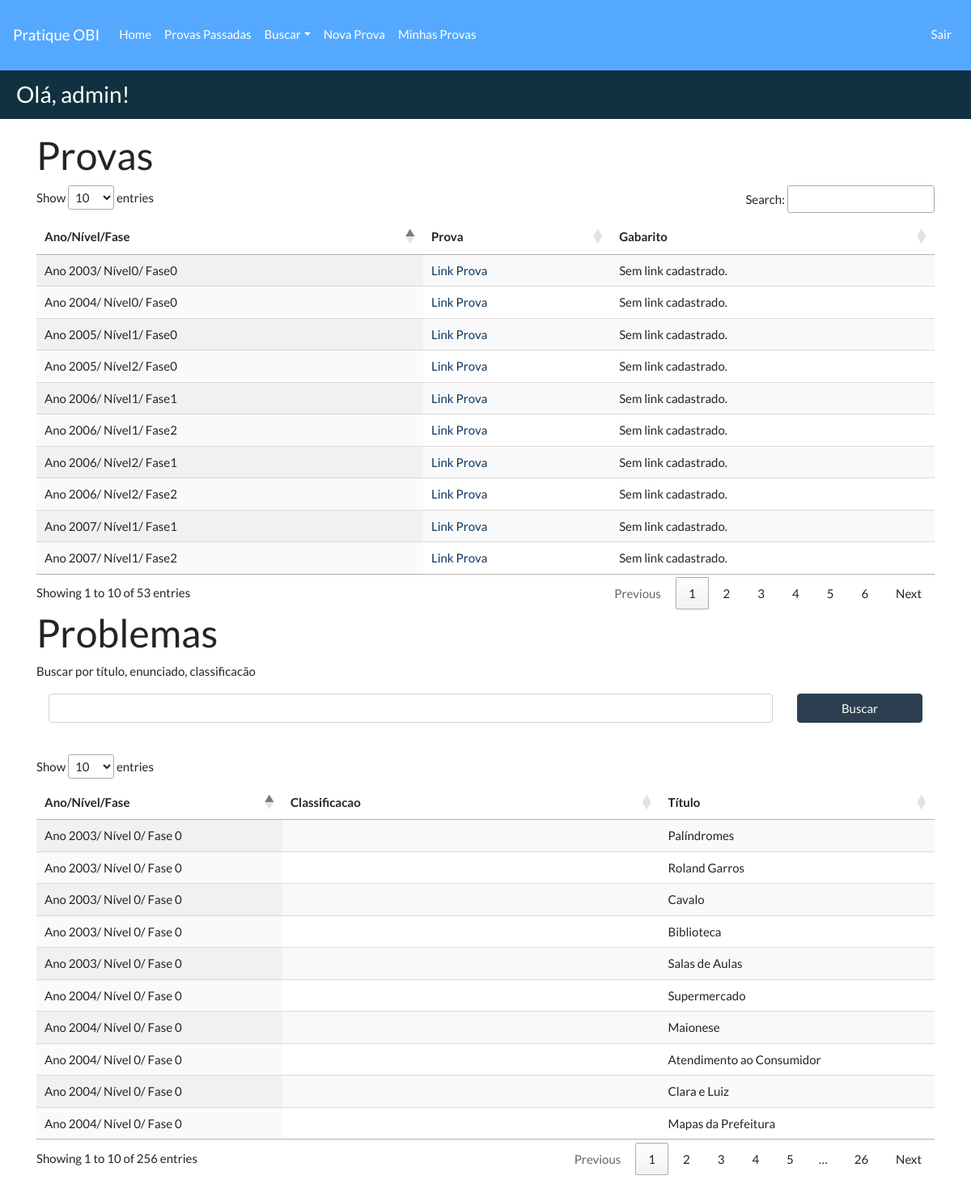
/provas/buscaprovas/ (signed in), run on the app's committed database.
### provasobi/models.py (models this page shows, shortened)
class Prova(models.Model):
    codprova = models.AutoField(db_column='codProva', primary_key=True)  # Field name made lowercase.
    anoprova = models.IntegerField(db_column='anoProva', blank=True, null=True)  # Field name made lowercase.
    nivelprova = models.IntegerField(db_column='nivelProva', blank=True, null=True)  # Field name made lowercase.
    faseprova = models.IntegerField(db_column='faseProva', blank=True, null=True)  # Field name made lowercase.
    urlprova = models.URLField(db_column='urlProva', unique=True, null=True, blank=True,
                               default='https://olimpiada.ic.unicamp.br/passadas/')
    urlgabarito = models.URLField(db_column='urlGabarito', unique=True, null=True, blank=True)
    class Meta:
        unique_together = ['anoprova', 'faseprova', 'nivelprova']
        managed = True
        db_table = 'prova'
        ordering = ['anoprova']

class Problema(models.Model):
    codproblema = models.AutoField(db_column='codProblema', primary_key=True)
    numeroproblema = models.PositiveIntegerField(db_column='numeroProblema',
                                                 validators=[MinValueValidator(1)])
    tituloproblema = models.TextField(db_column='tituloProblema', blank=True, null=True)
    enunciadoproblema = models.TextField(db_column='enunciadoProblema', blank=True, null=True)
    regrasproblema = models.TextField(db_column='regrasProblema', blank=True, null=True)
    imgproblema = models.TextField(db_column='imgProblema', blank=True, null=True, default='')
    codprova = models.ForeignKey('Prova', models.CASCADE, db_column='codProva', blank=True, null=True)
    classificacao = models.ManyToManyField('Classificacao', blank=True)
    def recorte(self, filename):
        return 'problema/' + str(self.codprova.codprova) + '.' + filename.split('.')[-1]
    image = models.ImageField('Recorte', upload_to=recorte, blank=True, null=True)
    class Meta:
        managed = True
        db_table = 'problema'
        unique_together = ['codprova', 'tituloproblema']

### provasobi/views.py (the view)
# urls.py: path('buscaprovas/', busca, name='url_busca'),
def busca(request):
    error = False
    provas = Prova.objects.all()
    q = request.GET.get('q', '')
    problemas = Problema.objects.all()
    if q:
        problemas = watson.filter(problemas, q)
    return render(request, 'busca/busca_form.html', {'provas': provas,
                                                     'error': error,
                                                     'problemas': problemas})

### templates/busca/busca_form.html (shortened to what this page needs)
{% extends 'base.html' %}
{% load static %}
{% block container %}
    <h1>Provas</h1>
    <table id="tableprovas" class="display">
        <thead>
        <tr>
            <th>Ano/Nível/Fase</th>
            <th>Prova</th>
            <th>Gabarito</th>
        </tr>
        </thead>
        <tbody>
        {% for prova in provas %}
            <tr>
                <td> Ano {{ prova.anoprova }}/ Nível{{ prova.nivelprova }}/ Fase{{ prova.faseprova }}</td>
                <td><a href="{{ prova.urlprova }}">Link Prova</a></td>
                {% if prova.urlgabarito %}
                    <td><a href="{{ prova.urlgabarito }}">Link Gabarito</a></td>
                {% else %}
                    <td>Sem link cadastrado.</td>
                {% endif %}
            </tr>
        {% endfor %}
        </tbody>
    </table>
    <h1>Problemas</h1>
    <p>Buscar por título, enunciado, classificacão</p>
    <form action="" method="GET">
        <div class="form-group">
            <div class="row">
                <div class="col-10">
                    <input type="text" class="form-control" name="q"/><br/>
                </div>
                <div class="col-2">
                    <button type="submit" class="btn btn-primary btn-block">Buscar</button>
                </div>
            </div>
        </div>
    </form>
    <table id="tableproblemas" class="display">
        <thead>
        <tr>
            <th>Ano/Nível/Fase</th>
            <th>Classificacao</th>
            <th>Título</th>
        </tr>
        </thead>
        <tbody>
        {% for problema in problemas %}
            <tr>
                <td> Ano {{ problema.codprova.anoprova }}/ Nível {{ problema.codprova.nivelprova }}/
                    Fase {{ problema.codprova.faseprova }}</td>
                <td>{% for class in problema.classificacao.all %}{{ class.tituloclassificacao }} {% endfor %}</td>
                <td>{{ problema.tituloproblema }}</td>
            </tr>
        {% endfor %}
        </tbody>
    </table>
{% endblock %}

### templates/base.html (shortened to what this page needs)
<!DOCTYPE html>
{% load static %}
<html lang="en">
<head>
    <link href="{% static 'css/bootstrap.css' %}" rel="stylesheet">
    <link href="{% static 'css/bootstrap.min.css' %}" rel="stylesheet">
    <link href="{% static 'css/style.css' %}" rel="stylesheet">
    <link rel="stylesheet" type="text/css" href="https://cdn.datatables.net/1.10.19/css/jquery.dataTables.css">
</head>
<body style="background-color: ">
<div id="wrapper" class="animate">
    <nav class="navbar header-top fixed-top navbar-expand-lg  navbar-light" style="background-color: #54a9ff;">
        <a class="navbar-brand" href="{% url 'home' %}"> Pratique OBI</a>
        <div class="collapse navbar-collapse" id="navbarText">
            <ul class="navbar-nav animate side-nav">
                <li class="nav-item">
                    <a class="nav-link" href="{% url 'home' %}">Home
                    </a>
                </li>
                <li>
                    <a class="nav-link" href="{% url 'provas_obi:url_provas' %}">Provas Passadas</a>
                </li>
                <li class="nav-item dropdown">
                    <a class="nav-link dropdown-toggle" href="#" id="navdrop" role="button" data-toggle="dropdown"
                       data-hover="dropdown">Buscar</a>
                </li>
                {% if user.is_authenticated %}
                    <li class="nav-item">
                        <a class="nav-link" href="{% url 'usuarios_obi:provaperson' %}">Nova Prova</a>
                    </li>
                    <li class="nav-item">
                        <a class="nav-link" href="{% url 'usuarios_obi:provasperson' %}">Minhas Provas</a>
                    </li>
                {% endif %}
            </ul>
            <ul class="navbar-nav ml-md-auto d-md-flex">
                {% if user.is_authenticated %}
                    <li class="nav-item">
                        <a class="nav-link" href="{% url 'usuarios_obi:logout_perfil' %}">Sair</a>
                    </li>
                {% endif %}
            </ul>
        </div>
    </nav>
    <div class="copy-banner" style="margin-top: 85px;">
        <p style="margin-left: 10px; padding: 10px; color: white; font-size:28px; ">
            {% block titulo %}
                {% if user.is_authenticated %}
                    Olá, {{ user.get_username }}!
                {% else %}
                    Home
                {% endif %}
            {% endblock %}</p>
    </div>
    <div style="margin-bottom:50px;" class="container">
        {% block container %}
        {% endblock %}
    </div>
</div>
</body>
</html>

### static/css/style.css (style rules this page uses)
.copy-banner { background: #113140; }

### data on the page
Prova: anoprova "2003", nivelprova "0", faseprova "0", shows "Sem link cadastrado."
Prova: anoprova "2004", nivelprova "0", faseprova "0", shows "Sem link cadastrado."
Prova: anoprova "2005", nivelprova "1", faseprova "0", shows "Sem link cadastrado."
Prova: anoprova "2005", nivelprova "2", faseprova "0", shows "Sem link cadastrado."
Prova: anoprova "2006", nivelprova "1", faseprova "1", shows "Sem link cadastrado."
Prova: anoprova "2006", nivelprova "2", faseprova "1", shows "Sem link cadastrado."
Prova: anoprova "2006", nivelprova "1", faseprova "2", shows "Sem link cadastrado."
Prova: anoprova "2006", nivelprova "2", faseprova "2", shows "Sem link cadastrado."
Prova: anoprova "2007", nivelprova "1", faseprova "1", shows "Sem link cadastrado."
Prova: anoprova "2007", nivelprova "1", faseprova "2", shows "Sem link cadastrado."
Problema: codprova.anoprova "2004", codprova.nivelprova "0", codprova.faseprova "0", tituloproblema "Supermercado"
Problema: codprova.anoprova "2004", codprova.nivelprova "0", codprova.faseprova "0", tituloproblema "Maionese"
Problema: codprova.anoprova "2004", codprova.nivelprova "0", codprova.faseprova "0", tituloproblema "Atendimento ao Consumidor"
Problema: codprova.anoprova "2004", codprova.nivelprova "0", codprova.faseprova "0", tituloproblema "Clara e Luiz"
Problema: codprova.anoprova "2004", codprova.nivelprova "0", codprova.faseprova "0", tituloproblema "Mapas da Prefeitura"
Problema: codprova.anoprova "2003", codprova.nivelprova "0", codprova.faseprova "0", tituloproblema "Palíndromes"
Problema: codprova.anoprova "2003", codprova.nivelprova "0", codprova.faseprova "0", tituloproblema "Roland Garros"
Problema: codprova.anoprova "2003", codprova.nivelprova "0", codprova.faseprova "0", tituloproblema "Cavalo"
Problema: codprova.anoprova "2003", codprova.nivelprova "0", codprova.faseprova "0", tituloproblema "Biblioteca"
Problema: codprova.anoprova "2003", codprova.nivelprova "0", codprova.faseprova "0", tituloproblema "Salas de Aulas"

### other printed values
{{ user.get_username }} "admin"
